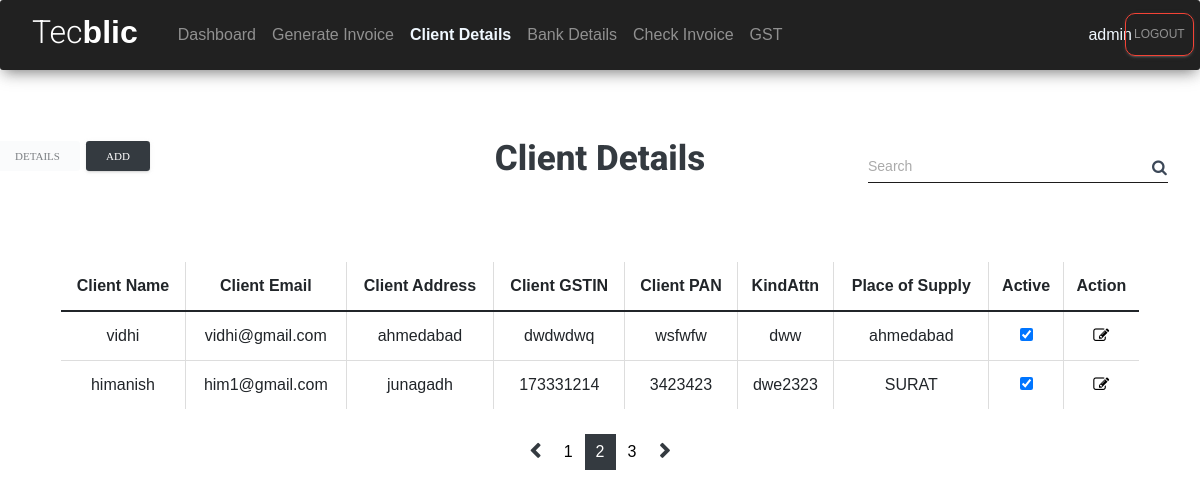
The app's page /add?page=2 (signed in), older data.
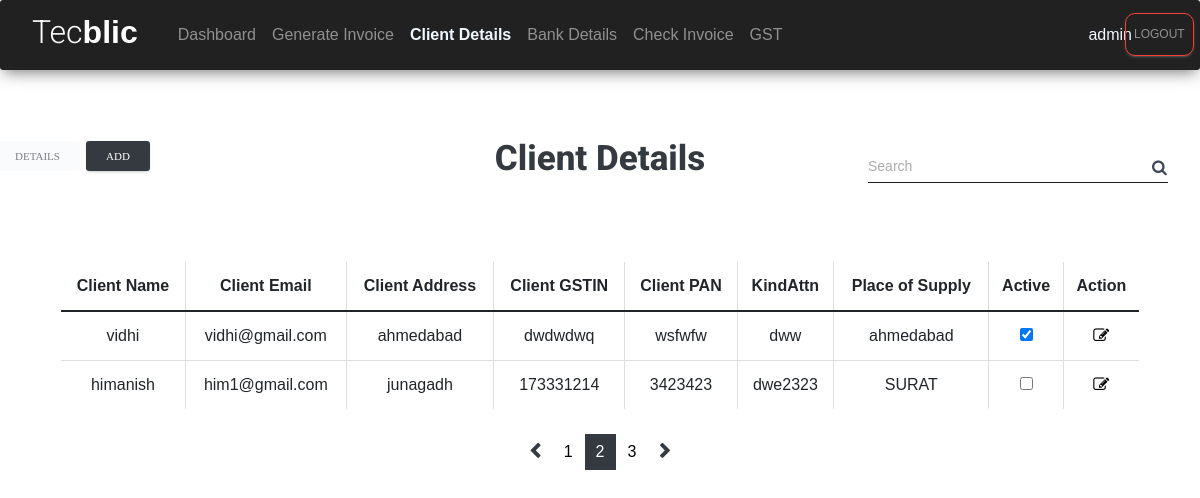
The same page, newer data.
### tecblicapp/models.py (models this page shows, shortened)
class clientDetail(models.Model):
    clientName=models.CharField(max_length=50,null=True,blank=True)
    clientEmail=models.EmailField(null=True,blank=True)
    clientAddress=models.CharField(max_length=200,null=True,blank=True)
    clientGSTIN=models.CharField(max_length=15,null=True,blank=True)
    clientPAN=models.CharField(max_length=10,null=True,blank=True)
    kindAttn=models.CharField(max_length=40,null=True,blank=True)
    placeofSupply=models.CharField(max_length=40,null=True,blank=True)
    activeClient = models.BooleanField(("Active Client"),default=True)

### tecblicapp/views.py (the view)
# urls.py: path('add',views.client_detail,name='client-detail'),
@login_required(login_url='login')
def client_detail(request):
    form=clientDetailForm()
    clientdetails1=clientDetail.objects.all()
    paginator = Paginator(clientdetails1,2)
    page_number = request.GET.get('page',paginator)
    finaldata =  paginator.get_page(page_number)
    totalpage = finaldata.paginator.num_pages
    return render(request,'tecblicapp/add_client.html',{'clientdetails':finaldata,'totalpages':[n+1 for n in range(totalpage)]})
    return render(request,'tecblicapp/add_client.html',{'form':form,'clientdetails':clientdetails1})

### tecblicapp/templates/tecblicapp/add_client.html (shortened to what the changed rows need)
<!DOCTYPE html>
<html lang="en">
<head>
    <link href="https://cdn.jsdelivr.net/npm/bootstrap@5.1.3/dist/css/bootstrap.min.css" rel="stylesheet">
    <link rel="stylesheet" href="https://maxcdn.bootstrapcdn.com/font-awesome/latest/css/font-awesome.min.css">
    <link href="/static/assets/css/material-dashboard.css?v=2.1.2" rel="stylesheet" />
    <link href="/static/assets/css/material-dashboard-rtl.css?v=2.1.2" rel="stylesheet" />
</head>
<body>
<br>
        <div class="text-center" style="font-family: Georgia, 'Times New Roman', Times, serif;">
  <div id="table" style="position: absolute;top: 30%;left:5%;width: 90%;">
      <table class="table table-bordered table-sm table-detail">
          <thead>
              <tr id="heading">
                  <th scope="col" style="font-weight:800;font-size: medium;">Client Name</th>
                  <th scope="col"  style="font-weight:800;font-size: medium;">Client Email</th>
                  <th scope="col" style="font-weight:800;font-size: medium;" >Client Address</th>
                  <th scope="col"  style="font-weight:800;font-size: medium;">Client GSTIN</th>
                  <th scope="col"  style="font-weight:800;font-size: medium;">Client PAN</th>
                  <th scope="col" style="font-weight:800;font-size: medium;">KindAttn</th>
                  <th scope="col" style="font-weight:800;font-size: medium;">Place of Supply</th>
                  <th scope="col" style="font-weight:800;font-size: medium;">Active</th>
                  <th scope="col" style="font-weight:800;font-size: medium;">Action</th>
                </tr>
            </thead>
            <tbody id="tbody">
                {% for cl in clientdetails %}
                <tr>
                    <td id="name{{ cl.id }}">{{ cl.clientName }}</td>
                    <td id="email{{ cl.id }}">{{ cl.clientEmail }}</td>
                    <td id="address{{ cl.id }}">{{ cl.clientAddress }}</td>
                    <td id="gst{{ cl.id }}">{{ cl.clientGSTIN }}</td>
                    <td id="pan{{ cl.id }}">{{ cl.clientPAN }}</td>
                    <td id="kind{{ cl.id }}">{{ cl.kindAttn }}</td>
                    <td id="place{{ cl.id }}">{{ cl.placeofSupply }}</td>
                    <form id="form" action="active_client">
                        <td>
                            <input type="checkbox"
                            {% if cl.activeClient %}
                            checked
                            {% endif %}
                            onchange="this.form.submit()" name="radio" id="" value="true"></td>
                    </form>
                    <td><a  href="edit?cid={{cl.id}}" style="border-radius: 20px;color: black;" class=" "><i class="fa fa-edit"></i></a></td>
                </tr>
                {% endfor %}
            </tbody>
        </table>
        <br>
    </div>
    </div>
</body>
</html>

Row changes from the older to the newer data that the page shows:
changed clientDetail "himanish": activeClient "☑" → "☐"
